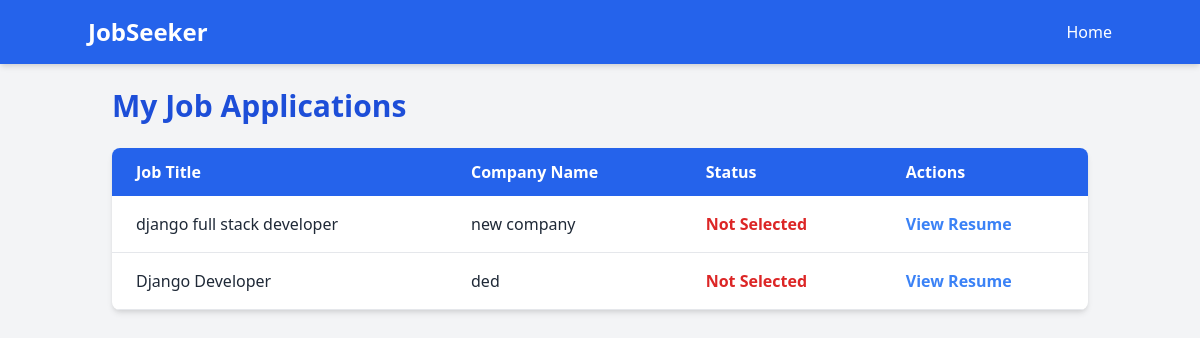
Screenshot of /jobseekApplications/ (signed in) with the database file from the repository.
### job/models.py (models this page shows)
class JobApplications(models.Model):
    jobseeker = models.ForeignKey(JobseekerRegister, on_delete=models.CASCADE)
    jobprovider = models.ForeignKey(JobproviderRegister, on_delete=models.CASCADE)
    job_requirements = models.ForeignKey(Jobrequirements, on_delete=models.CASCADE)
    selected_status=models.BooleanField(default=False,null=True, blank=True)

class Jobrequirements(models.Model):
    jobprovider = models.ForeignKey(JobproviderRegister, on_delete=models.CASCADE)
    job_title = models.CharField(max_length=50,null=True, blank=True)
    job_description = models.TextField(null=True, blank=True)
    status=models.BooleanField(default=False, null=True)

class JobproviderRegister(models.Model):
    name = models.CharField(max_length=50,null=True, blank=True)
    email = models.EmailField(max_length=50,null=True, blank=True, unique=True)
    password = models.CharField(max_length=50,null=True, blank=True)
    company_name = models.CharField(max_length=50,null=True, blank=True)
    phone_number = models.CharField(max_length=15, null=True, blank=True)

### job/views.py (the view)
# urls.py: path('jobseekApplications/',jobseekApplications,name='jobseekApplications'),
def jobseekApplications(request):
    if 'jobseeker_id' in request.session:
        jobseeker_id = request.session['jobseeker_id']
        applications = JobApplications.objects.filter(jobseeker__id=jobseeker_id)
        return render(request, 'jobseekapplications.html', {'applications': applications})
    return redirect('jobseeker-login')

### job/templates/jobseekapplications.html (shortened to what this page needs)
<!DOCTYPE html>
<html lang="en">
<head>
    <link href="https://cdn.jsdelivr.net/npm/tailwindcss@2.2.19/dist/tailwind.min.css" rel="stylesheet">
</head>
<body class="bg-gray-100 text-gray-800">
    <nav class="bg-blue-600 text-white py-4 shadow-md">
        <div class="container mx-auto flex justify-between items-center">
            <a href="#" class="text-2xl font-bold">JobSeeker</a>
            <ul class="flex space-x-4">
                <li><a href="/jonseekindex/" class="hover:text-yellow-300">Home</a></li>
            </ul>
        </div>
    </nav>
    <div class="container mx-auto p-6">
        <h1 class="text-3xl font-bold text-blue-700 mb-6">My Job Applications</h1>
        {% if applications %}
            <table class="min-w-full bg-white rounded-lg shadow-md overflow-hidden">
                <thead class="bg-blue-600 text-white">
                    <tr>
                        <th class="py-3 px-6 text-left">Job Title</th>
                        <th class="py-3 px-6 text-left">Company Name</th>
                        <th class="py-3 px-6 text-left">Status</th>
                        <th class="py-3 px-6 text-left">Actions</th>
                    </tr>
                </thead>
                <tbody>
                    {% for application in applications %}
                        <tr class="border-b hover:bg-gray-100">
                            <td class="py-4 px-6">{{ application.job_requirements.job_title }}</td>
                            <td class="py-4 px-6">{{ application.jobprovider.company_name }}</td>
                            <td class="py-4 px-6">
                                {% if application.selected_status %}
                                    <span class="text-green-600 font-semibold">Selected</span>
                                {% else %}
                                    <span class="text-red-600 font-semibold">Not Selected</span>
                                {% endif %}
                            </td>
                            <td class="py-4 px-6">
                                {% if application.jobseeker.resumes_set.first %}
                                    <a href="{{ application.jobseeker.resumes_set.first.resume_file.url }}" target="_blank" class="text-blue-500 hover:text-blue-600 font-semibold">
                                        View Resume
                                    </a>
                                {% else %}
                                    <span class="text-gray-500">No Resume</span>
                                {% endif %}
                            </td>
                        </tr>
                    {% endfor %}
                </tbody>
            </table>
        {% else %}
            <div class="bg-yellow-100 text-yellow-800 p-4 rounded text-center mt-6">
                <p>You haven't applied for any jobs yet.</p>
            </div>
        {% endif %}
    </div>
</body>
</html>

### rows the page displays
JobApplications: job_requirements.job_title "django full stack developer", jobprovider.company_name "new company", selected_status "Not Selected"
JobApplications: job_requirements.job_title "Django Developer", jobprovider.company_name "ded", selected_status "Not Selected"
